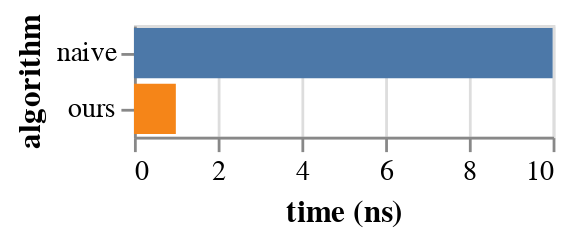

Source (notebook cell):
### Markdown cell above
Prefix Scan Benchmark (AVX2)

### Code cell
c = alt.Chart(data).mark_bar().encode(
    x = alt.X("time", axis = alt.Axis(title = "time (ns)")),
    y = "algorithm",
    color = alt.Color("algorithm", legend = None)
).properties(
    width = 150
)
save(c, "prefix_scan_bench.pdf")
c

### Figure 1 — Vega-Lite specification as saved in the notebook (floating-point values rounded to 4 significant figures)
{"config": {"view": {"continuousWidth": 400, "continuousHeight": 300}}, "data": {"name": "data-e5f979ca46ae73d46f736b3f425e727f"}, "mark": "bar", "encoding": {"color": {"type": "nominal", "field": "algorithm", "legend": null}, "x": {"type": "quantitative", "axis": {"title": "time (ns)"}, "field": "time"}, "y": {"type": "nominal", "field": "algorithm"}}, "width": 150, "$schema": "https://vega.github.io/schema/vega-lite/v4.8.1.json", "datasets": {"data-e5f979ca46ae73d46f736b3f425e727f": [{"algorithm": "naive", "time": 10}, {"algorithm": "ours", "time": 1}]}}
